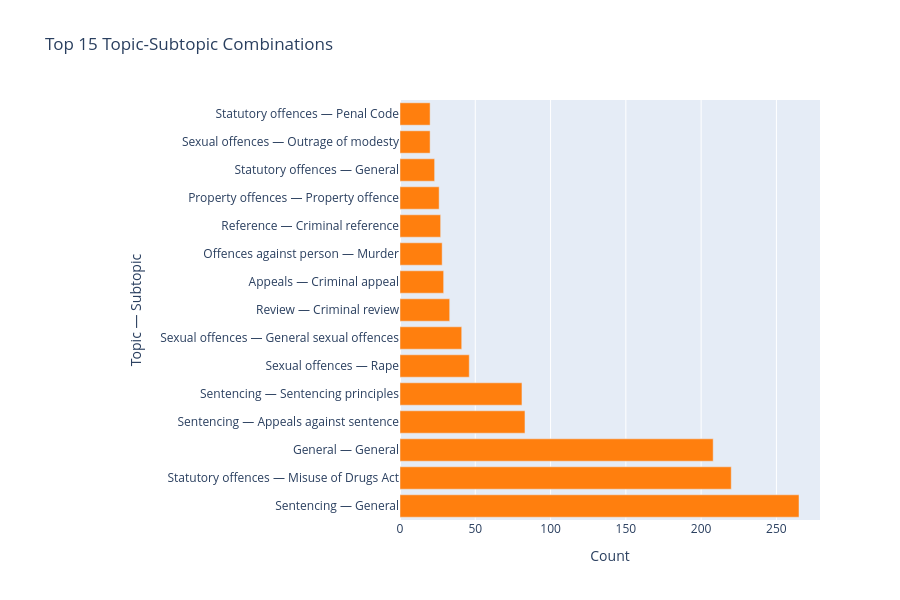

Notebook code cell kept with this figure:
### Code cell
# Most common Topic-Subtopic combinations
df['topic_subtopic'] = df['topic'] + ' — ' + df['subtopic']
topic_subtopic_counts = df['topic_subtopic'].value_counts().head(15)

fig = go.Figure(data=[
    go.Bar(x=topic_subtopic_counts.values, y=topic_subtopic_counts.index, orientation='h', 
           marker_color='#ff7f0e')
])
fig.update_layout(
    title="Top 15 Topic-Subtopic Combinations",
    xaxis_title="Count",
    yaxis_title="Topic — Subtopic",
    height=600,
    margin=dict(l=400)
)
fig.show()

### Figure 1 — Plotly figure (JSON) as saved in the notebook; plotly's stock layout.template omitted (floating-point values rounded to 4 significant figures)
{"data": [{"marker": {"color": "#ff7f0e"}, "orientation": "h", "type": "bar", "x": [265, 220, 208, 83, 81, 46, 41, 33, 29, 28, 27, 26, 23, 20, 20], "y": ["Sentencing — General", "Statutory offences — Misuse of Drugs Act", "General — General", "Sentencing — Appeals against sentence", "Sentencing — Sentencing principles", "Sexual offences — Rape", "Sexual offences — General sexual offences", "Review — Criminal review", "Appeals — Criminal appeal", "Offences against person — Murder", "Reference — Criminal reference", "Property offences — Property offence", "Statutory offences — General", "Sexual offences — Outrage of modesty", "Statutory offences — Penal Code"]}], "layout": {"height": 600, "margin": {"l": 400}, "title": {"text": "Top 15 Topic-Subtopic Combinations"}, "xaxis": {"title": {"text": "Count"}}, "yaxis": {"title": {"text": "Topic — Subtopic"}}}}
